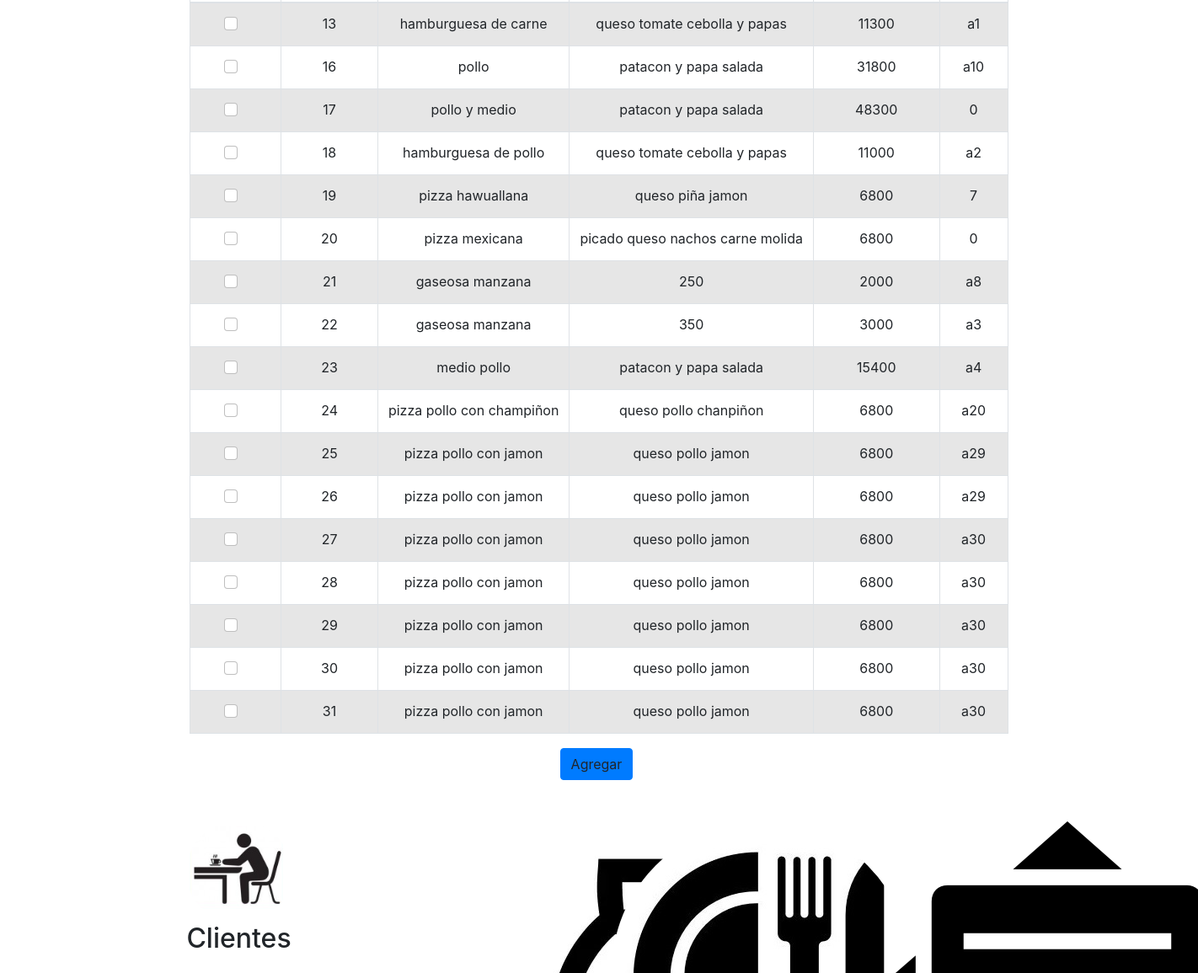
The page /view/administrador/gestion/productos_adm.php (signed in, middle part) on the database as committed earlier.
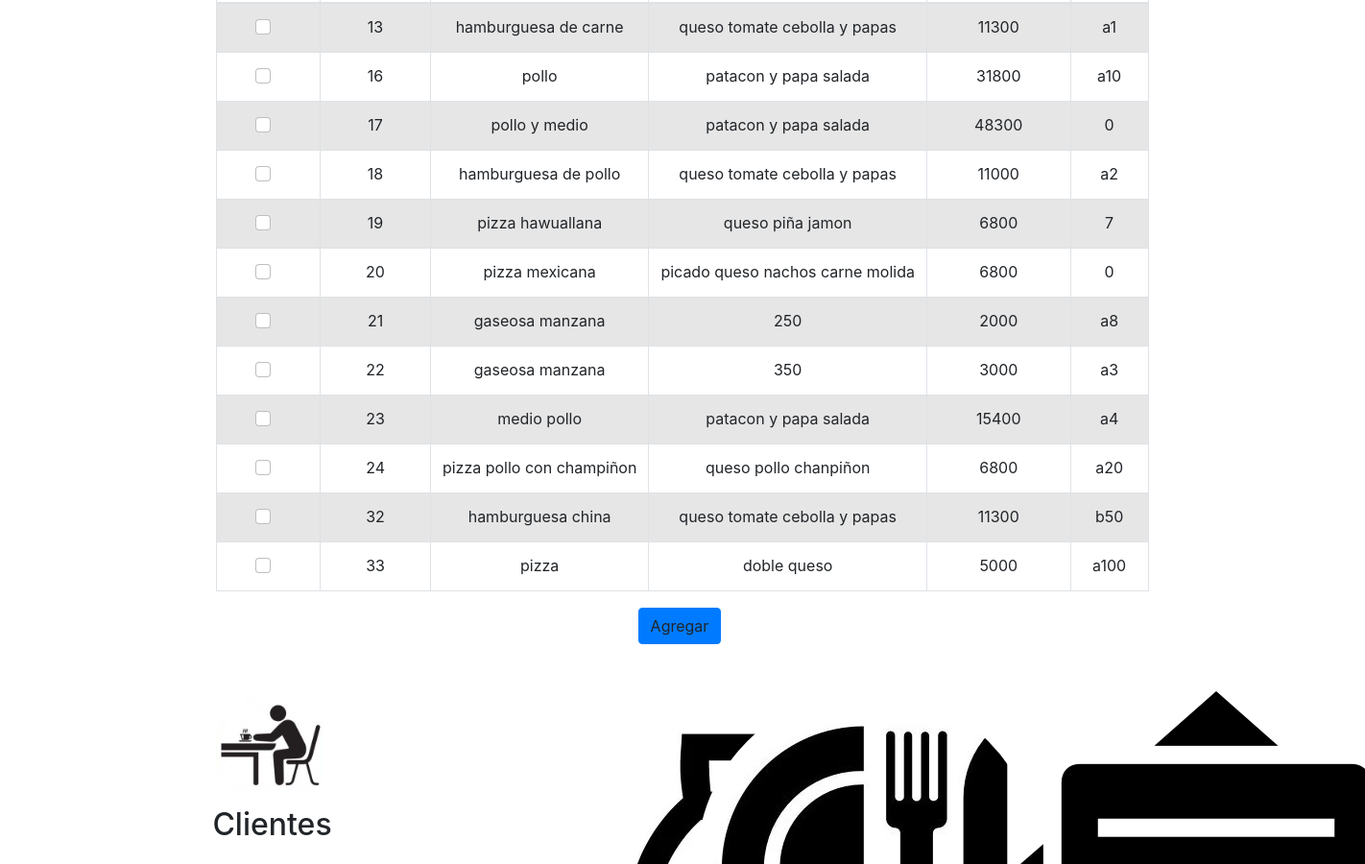
The same page on the database as committed later.
### tables this page shows
CREATE TABLE `productos` (
  `idProducto` int(10) UNSIGNED NOT NULL,
  `nombre_pro` varchar(50) NOT NULL,
  `detalle` varchar(200) NOT NULL,
  `precio_pro` int(10) NOT NULL,
  `categorias_idcategoria` int(10) NOT NULL,
  `img` text DEFAULT NULL,
  `cod` varchar(10) NOT NULL
);

### view/administrador/gestion/productos/tabla_prod.php (the view, shortened to what this page needs)
<div class="container">
<div class="d-flex justify-content-center">
<div class="row">
<div class="col-md-12 table-responsive" >
   <table class="table table-bordered border-primary table-striped " style="text-align:center" >
    <tbody>
    <?php
    include_once ('../crud/conexion.php');
        if(isset($_POST['btnbuscar']))
        {
            $buscar=$_POST['txtbuscar'];
            $queryproductos=mysqli_query($conexion,"SELECT idProducto,nombre_pro,detalle,precio_pro FROM productos WHERE idProducto LIKE '".$buscar."%'");
        }
        else
        {
            $queryproductos=mysqli_query($conexion,"SELECT * FROM productos ORDER BY idProducto ASC");
        }
            while($mostrar=mysqli_fetch_array($queryproductos))
        {
            echo "<tr>";
            echo "<td><div class='form-check' >
            <input  class='form-check-input' type='checkbox' value='' data-doc-producto='" . $mostrar['idProducto'] . "' style='text-align:center' onchange='toggleButtons(this)'/>
            </div></td>";
            echo "<td>"; echo $mostrar['idProducto']; echo "</td>";
            echo "<td>"; echo $mostrar['nombre_pro']; echo "</td>";
            echo "<td>"; echo $mostrar['detalle']; echo "</td>";
            echo "<td>"; echo $mostrar['precio_pro']; echo "</td>";
            echo "<td>"; echo $mostrar['cod']; echo "</td>";
            echo "</tr>";
        }
        ?>
    </tbody>
    </table>
    </div>
    </div>
    </div>
    </div>
    <div class="container">
        <div class="d-flex justify-content-around">
            <div class="row">
            <table class="table-responsive">
                <tr>
                    <td><a  class="btn btn-primary" id="addButton" onclick="abrirform()">Agregar</a></td>
                    <td><a href="../productos/agregar_prod.php?idproducto=<?php echo $mostrar['idProducto'];?>"   class="btn btn-primary" id="viewButton">Visualizar</a></td>
                    <td><a href="../productos/editar.php?doc=<?php echo $mostrar['idProducto'];?>"   class="btn btn-primary" id="editButton">Editar</a></td>
                    <td></td>
                </tr>
            </table>
            </div>
        </div>
    </div>

### view/administrador/gestion/productos_adm.php (shortened to what this page needs)
<!DOCTYPE html>
<html>
  <head>
    <link rel="stylesheet" href="https://cdn.jsdelivr.net/npm/bootstrap@5.1.3/dist/css/bootstrap.min.css" >
    <link rel="stylesheet" href="..\css\bootstrap.css">
    <link rel="stylesheet" href="..\css\font-awesome.min.css">
    <link rel="stylesheet" href="..\css\sweetalert.css">
    <link rel="stylesheet" href="..\css\style.css">
  </head>
  <body>
<br><br>
<?php
  include '../forms/form_prod.php';
  include '../gestion/productos/tabla_prod.php';
  include '../include/img_menu.php';
  ?>
    </body>
</html>

### view/administrador/include/img_menu.php
<?php
echo "
<div class='my-5'></div>
<div class='alinear' style='justify-content:space-around;text-align: center;'>
<div class='container'>
    <div class='row'>
        <div class='col-md-3'>
            <a href='/Proyecto/view/administrador/clientes.php'><img src='/Proyecto/view/public/img/cliente.png' alt='' class='rounded-circle'></a>
            <h2>Clientes</h2>
        </div>
        <div class='col-md-3'>
            <a href='/Proyecto/view/administrador/ventas.php'><img src='/Proyecto/view/public/img/ganancia.jpg' alt='' class='rounded-circle'></a>
            <h2>Ventas</h2>
        </div>
        <div class='col-md-3'>
            <a href='/Proyecto/view/administrador/gestion.php'><img src='/Proyecto/view/public/img/producto.jpg'alt='' class='rounded-circle'></a>
            <h2>Gestion</h2>
        </div>
        <div class='col-md-3'>
        <a href='/Proyecto/view/administrador/sugerencias.php'><img src='/Proyecto/view/public/img/sugerencias.png' alt='' class='rounded-circle'></a>
        <h2>Sugerencias</h2>
    </div>
    </div>
</div>
</div>
<div class='my-5'></div>";
?>

Rows that differ between the two databases and show on the page:
removed productos: idProducto "25", nombre_pro "pizza pollo con jamon", detalle "queso pollo jamon", precio_pro "6800", cod "a29"
removed productos: idProducto "26", nombre_pro "pizza pollo con jamon", detalle "queso pollo jamon", precio_pro "6800", cod "a29"
removed productos: idProducto "27", nombre_pro "pizza pollo con jamon", detalle "queso pollo jamon", precio_pro "6800", cod "a30"
removed productos: idProducto "28", nombre_pro "pizza pollo con jamon", detalle "queso pollo jamon", precio_pro "6800", cod "a30"
removed productos: idProducto "29", nombre_pro "pizza pollo con jamon", detalle "queso pollo jamon", precio_pro "6800", cod "a30"
removed productos: idProducto "30", nombre_pro "pizza pollo con jamon", detalle "queso pollo jamon", precio_pro "6800", cod "a30"
removed productos: idProducto "31", nombre_pro "pizza pollo con jamon", detalle "queso pollo jamon", precio_pro "6800", cod "a30"
added productos: idProducto "32", nombre_pro "hamburguesa china", detalle "queso tomate cebolla y papas", precio_pro "11300", cod "b50"
added productos: idProducto "33", nombre_pro "pizza", detalle "doble queso", precio_pro "5000", cod "a100"
